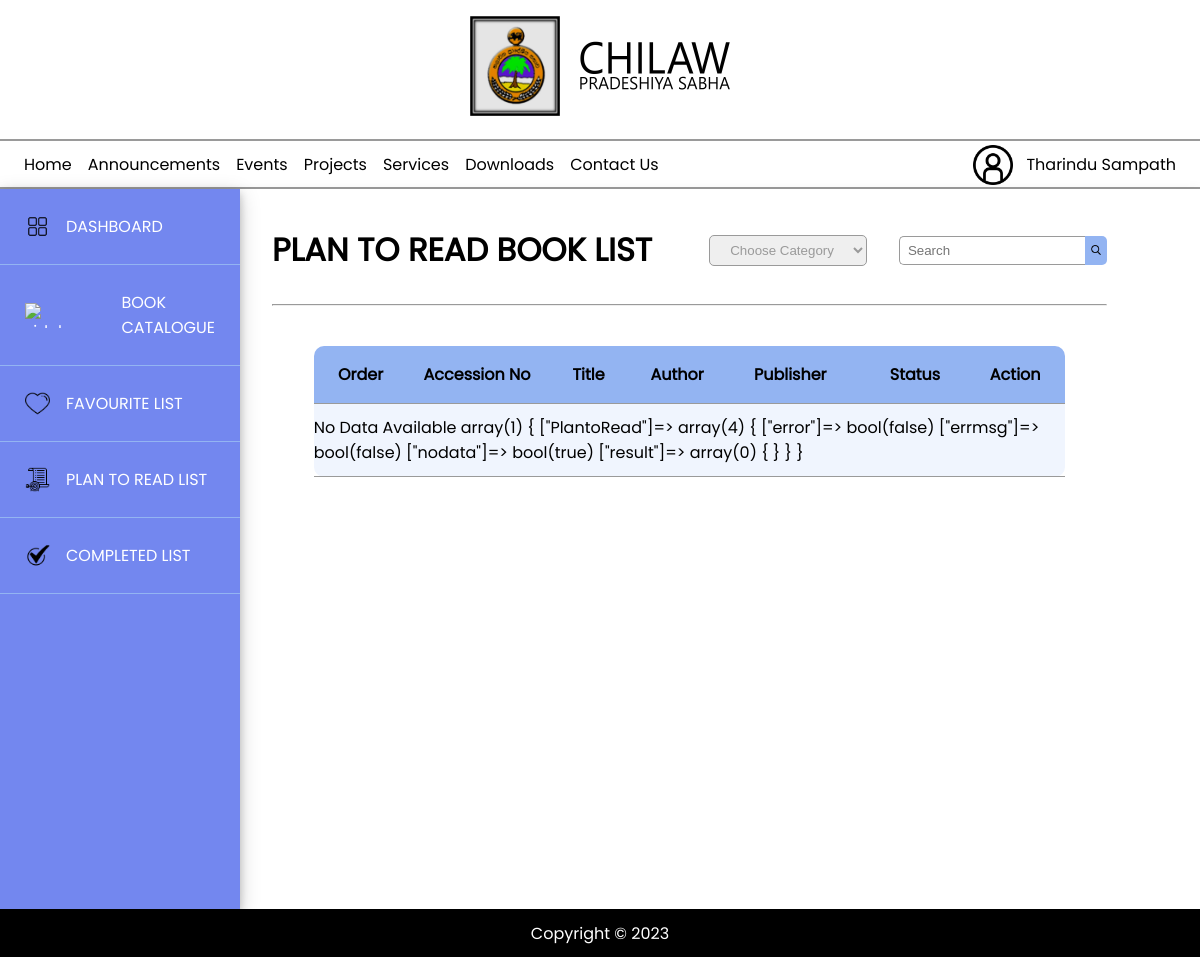
Page /LibraryMember/planToRead (signed in) on the earlier database version.
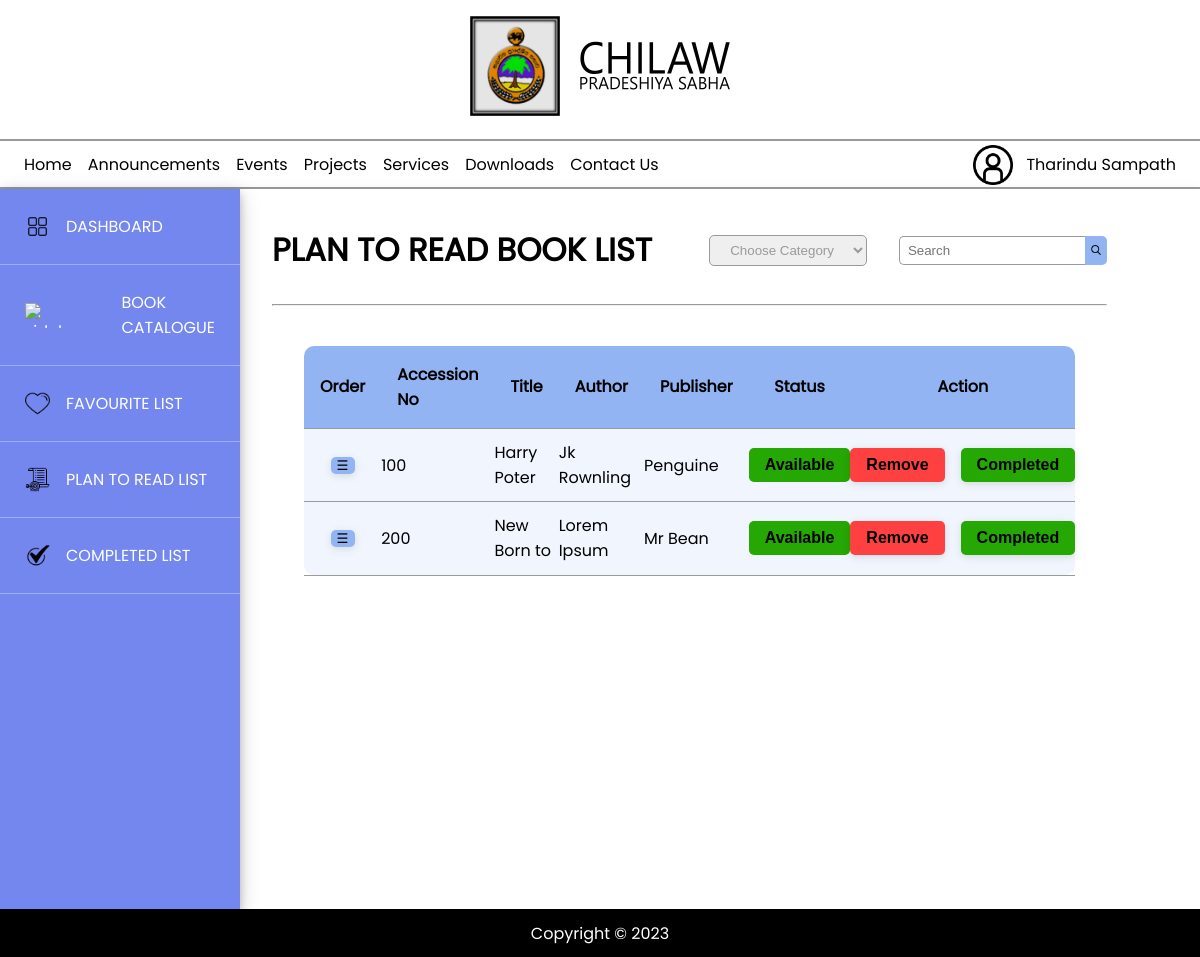
Same page on the later database version.
### tables this page shows
CREATE TABLE `books` (
  `book_id` int(11) NOT NULL,
  `accession_no` int(11) NOT NULL,
  `category_code` int(11) NOT NULL,
  `isbn` varchar(30) NOT NULL,
  `title` varchar(100) NOT NULL,
  `state` int(11) NOT NULL,
  `author` varchar(100) NOT NULL,
  `pages` int(11) NOT NULL,
  `price` decimal(10,2) NOT NULL,
  `publisher` varchar(100) NOT NULL,
  `date_of_publication` date NOT NULL,
  `place_of_publication` varchar(200) NOT NULL,
  `recieved_date` date NOT NULL,
  `recieved_method` varchar(100) NOT NULL,
  `recieved_by` int(11) NOT NULL
);

### app/core/Controller.php (called while the page is built, shortened)
<?php
class Controller
{
    public function view($view, $title = 'Chilaw Pradeshiya Sabha', $data = [], $styles = [])
    {
        require_once 'app/views/Header.php';
        require_once 'app/views/' . $view . '.php';
        require_once 'app/views/Footer.php';
    }
}

### app/core/App.php (called while the page is built, shortened)
<?php
class App
{
    private $method = 'index';
    public function __construct()
    {
        $url = $this->parseUrl();
        if (isset($url[0])) {
            if ($url[0] != 'index.php') {
                if (file_exists('app/controllers/' . $url[0] . '.php')) {
                    unset($url[0]);
                }
            }
        }
        $this->controller = new $this->controller;
        if (isset($url[1])) {
            if (method_exists($this->controller, $url[1])) {
                $this->method = $url[1];
                unset($url[1]);
            }
        }
        $this->parameters = $url ? array_values($url) : [];
        call_user_func_array([$this->controller, $this->method], $this->parameters);
    }
    private function parseUrl()
    {
        return isset($_GET['url']) ?
            explode('/', filter_var(rtrim($_GET['url'], '/'), FILTER_SANITIZE_URL))
            : [];
    }
}

### index.php (called while the page is built, shortened)
<?php
$app = new App;

### app/core/Model.php (called while the page is built, shortened)
<?php
class Model
{
    protected $conn;
    public function __construct()
    {
        $this->conn = new mysqli(DB_HOST, DB_USER, DB_PASS, DB_NAME);
    }
    protected function select($table, $columns = '*', $conditions = '', $offsetlimt = false)
    {
        try {
            if ($offsetlimt) {
                $limit = $offsetlimt[0] . ',' . $offsetlimt[1];
                if ($conditions != '') {
                    $stmt = $this->conn->prepare("SELECT $columns FROM $table WHERE $conditions LIMIT $limit");
                } else {
                    $stmt = $this->conn->prepare("SELECT $columns FROM $table LIMIT $limit");
                }
            } else {
                if ($conditions != '') {
                    $stmt = $this->conn->prepare("SELECT $columns FROM $table WHERE $conditions");
                } else {
                    $stmt = $this->conn->prepare("SELECT $columns FROM $table");
                }
            }
            $res = $stmt->execute();
            $result = $res ? $stmt->get_result() : false;
            $nodata = $result->num_rows == 0;
            $result = $result ? $result->fetch_all(MYSQLI_ASSOC) : false;
            return [
                'error' => $res == false,
                'errmsg' => $res == false ? $stmt->error : false,
                'nodata' => $nodata,
                'result' => $result,
            ];
        } catch (Exception $e) {
            return [
                'error' => true,
                'errmsg' => $e->getMessage(),
                'nodata' => true,
                'result' => false,
            ];
        }
    }
}

### app/models/PlanToReadModel.php (called while the page is built, shortened)
<?php
class PlanToReadModel extends Model
{
    public function getPlanToReadBooks()
    {
        return $this->select(
            'plan_to_read_books p JOIN books b ON p.accession_no=b.book_id JOIN book_status s ON b.state=s.status_id ',
            'b.accession_no,b.title,b.author,b.publisher,s.status',
            'b.state=1 OR b.state=2 ORDER BY p.priority'
        );
    }
}

### app/views/LibraryMember/planToRead.php (the view, shortened to what the rows shown need)
<?php
    $table = $data['PlantoRead'];
?>
<div class="content">
    <div class="bookcatalog">
        <div class="head-area">
            <div class="sub-head-area">
                <h1>PLAN TO READ BOOK LIST</h1>
            </div>
        </div>
        <div class="book-catalog-table">
            <table>
                <thead>
                    <tr>
                        <th style="text-align:center">Order</th>
                        <th>Accession No</th>
                        <th>Title</th>
                        <th>Author</th>
                        <th>Publisher</th>
                        <th style="text-align:center">Status</th>
                        <th style="text-align:center">Action</th>
                    </tr>
                </thead>
                <tbody  class="dragdrop">
                    <?php if (!$table['nodata'] && !$table['error']):
                        foreach ($table['result'] as $plrbooks): ?>
	                            <tr draggable="true" class="draggable" id="<?=$plrbooks['accession_no']?>">
	                                <td>
	                                    <div class="changeOrder-bar">
	                                        <button> &#9776; </button>
	                                    </div>
	                                </td>
	                                <td><?=$plrbooks['accession_no']?></td>
	                                <td><?=$plrbooks['title']?></td>
	                                <td><?=$plrbooks['author']?></td>
	                                <td><?=$plrbooks['publisher']?></td>
	                                <td>
	                                    <div class="action-btn-set">
                                            <?php if($plrbooks['status']=='Available'):?>
	                                            <button class="btn status-available" disabled>Available</button>
                                            <?php elseif($plrbooks['status']=='Lent'):?>
                                                <button class="btn status-available" disabled>Lent</button>
                                            <?php endif;?>
	                                    </div>
	                                </td>
	                                <td>
	                                    <div class="action-btn-set">
	                                        <button class="btn remove">Remove</button>
	                                        <button class="btn completed">Completed</button>
	                                    </div>
	                                </td>
	                            </tr>
	                        <?php endforeach;else: ?>
                                <?php var_dump($data);?>
                    <?php endif;?>
                </tbody>
            </table>
        </div>
    </div>
</div>

Differences in the rows shown:
added books: accession_no "100", title "Harry Poter", author "Jk Rownling", publisher "Penguine"
added books: accession_no "200", title "New Born to", author "Lorem Ipsum", publisher "Mr Bean"
Other differences:
text no longer shown: "No Data Available array(1) { [\"PlantoRead\"]=> array(4) { [\"error\"]=> bool(false) [\"errmsg\"]=> bool(false) [\"nodata\"]=> bool(true) [\"result\"]=> array(0) { } } }"
